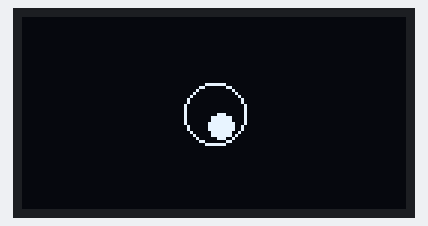
The sketch below on a simulated Arduino Uno, built with avr-gcc and run on an emulated ATmega328P. On the bench: 128×64 one-colour display. Random numbers use the default seed unless the sketch sets one.

Above: at 1.11 s.
At 7.59 s:
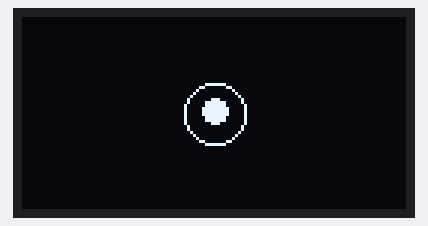
At 13.88 s:
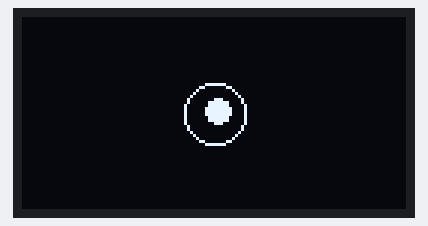
At 21.58 s:
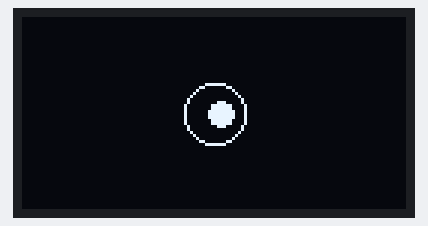
At 30.75 s:
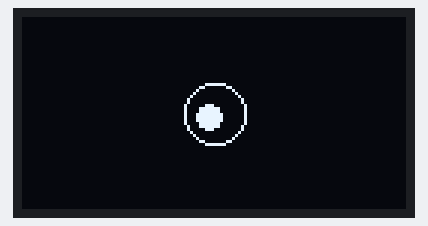
At 39.86 s:
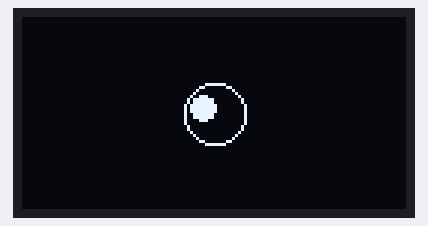

The sketch:

OLED_Moving_Eye.ino
```cpp
#include <Adafruit_GFX.h>
#include <Adafruit_SSD1306.h>

#define SCREEN_WIDTH 128
#define SCREEN_HEIGHT 64
#define OLED_RESET -1
Adafruit_SSD1306 display(SCREEN_WIDTH, SCREEN_HEIGHT, &Wire, OLED_RESET);

int eyeRadius = 10;
int pupilRadius = 4;
int eyeX = SCREEN_WIDTH / 2;
int eyeY = SCREEN_HEIGHT / 2;
int pupilX = eyeX;
int pupilY = eyeY;
int blinkState = 0;
unsigned long previousMillis = 0;
const long blinkInterval = 2000;
bool isBlinking = false;


void setup() {
  display.clearDisplay();
  display.display();
  delay(1000);
}

void Eye()
{
  display.clearDisplay();
  display.drawCircle(eyeX, eyeY, eyeRadius, SSD1306_WHITE);
  display.fillCircle(pupilX, pupilY, pupilRadius, SSD1306_WHITE);
  display.display();
}

void blinkEye()
{
  if (isBlinking)
  {
    display.clearDisplay();
    display.drawLine(eyeX - eyeRadius, eyeY, eyeX + eyeRadius, eyeY, SSD1306_WHITE);
    display.display();
    delay(200);
    isBlinking = false;
  }
}

void movePupil()
{
  pupilX = eyeX + random(-eyeRadius / 2, eyeRadius / 2);
  pupilY = eyeY + random(-eyeRadius / 2, eyeRadius / 2);

}


void loop()
{
  unsigned long currentMillis = millis();

  if (currentMillis - previousMillis >= blinkInterval)
  {
    previousMillis = currentMillis;
    isBlinking = true;
  }

  if (isBlinking)
  {
    blinkEye();
  }

  else
  {
    movePupil();
    Eye();
  }

  delay(100);
}
```
